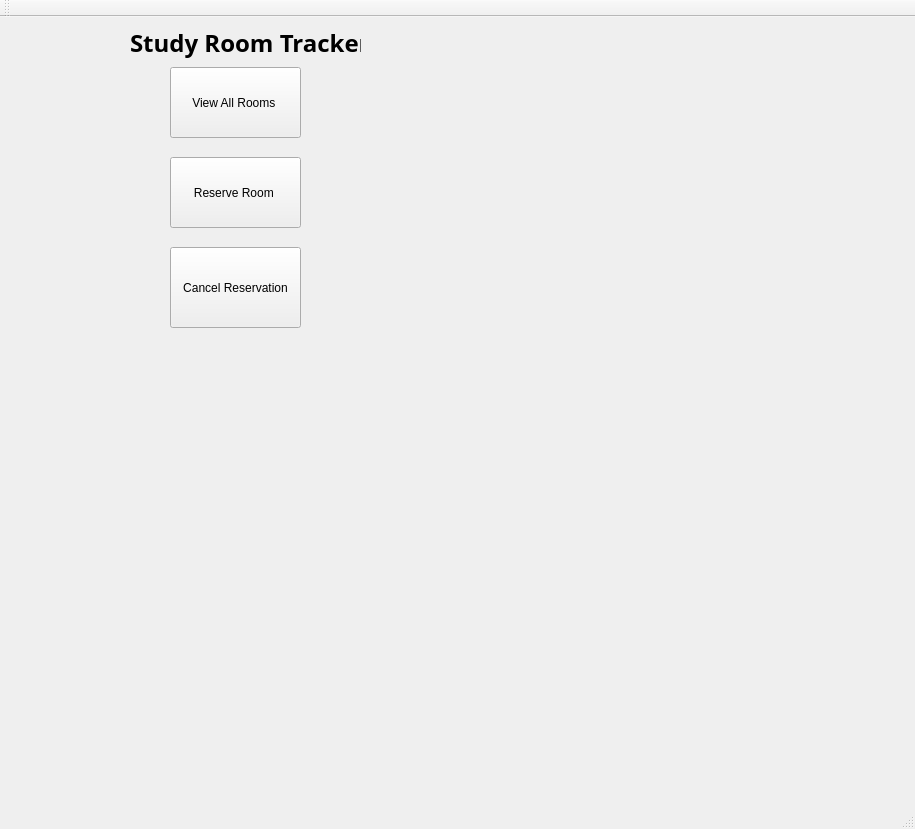
<?xml version="1.0" encoding="UTF-8"?>
<ui version="4.0">
 <class>StudyRoomTrackerGUIClass</class>
 <widget class="QMainWindow" name="StudyRoomTrackerGUIClass">
  <property name="geometry">
   <rect>
    <x>0</x>
    <y>0</y>
    <width>915</width>
    <height>829</height>
   </rect>
  </property>
  <property name="windowTitle">
   <string>StudyRoomTrackerGUI</string>
  </property>
  <widget class="QWidget" name="centralWidget">
   <widget class="QLabel" name="label">
    <property name="geometry">
     <rect>
      <x>130</x>
      <y>10</y>
      <width>231</width>
      <height>31</height>
     </rect>
    </property>
    <property name="font">
     <font>
      <family>Segoe UI Semibold</family>
      <pointsize>18</pointsize>
      <bold>true</bold>
     </font>
    </property>
    <property name="text">
     <string>Study Room Tracker </string>
    </property>
   </widget>
   <widget class="QPushButton" name="viewAllRoomsButton">
    <property name="geometry">
     <rect>
      <x>170</x>
      <y>50</y>
      <width>131</width>
      <height>71</height>
     </rect>
    </property>
    <property name="text">
     <string>View All Rooms </string>
    </property>
   </widget>
   <widget class="QPushButton" name="reserveRoomButton">
    <property name="geometry">
     <rect>
      <x>170</x>
      <y>140</y>
      <width>131</width>
      <height>71</height>
     </rect>
    </property>
    <property name="text">
     <string>Reserve Room </string>
    </property>
   </widget>
   <widget class="QPushButton" name="CancelReservationButton">
    <property name="geometry">
     <rect>
      <x>170</x>
      <y>230</y>
      <width>131</width>
      <height>81</height>
     </rect>
    </property>
    <property name="text">
     <string>Cancel Reservation</string>
    </property>
   </widget>
  </widget>
  <widget class="QMenuBar" name="menuBar">
   <property name="geometry">
    <rect>
     <x>0</x>
     <y>0</y>
     <width>915</width>
     <height>33</height>
    </rect>
   </property>
  </widget>
  <widget class="QToolBar" name="mainToolBar">
   <attribute name="toolBarArea">
    <enum>TopToolBarArea</enum>
   </attribute>
   <attribute name="toolBarBreak">
    <bool>false</bool>
   </attribute>
  </widget>
  <widget class="QStatusBar" name="statusBar"/>
 </widget>
 <layoutdefault spacing="6" margin="11"/>
 <resources>
  <include location="StudyRoomTrackerGUI.qrc"/>
 </resources>
 <connections/>
</ui>
